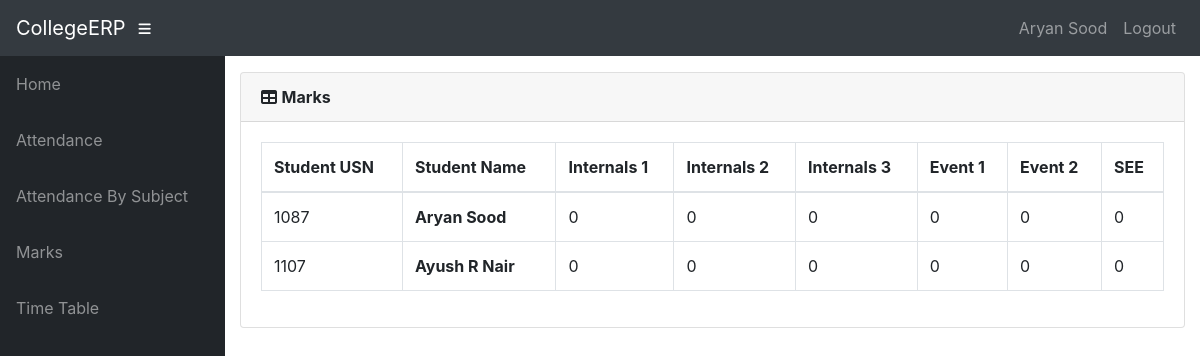
The page /info/teacher/2/Students/Marks/ (signed in) on the database its author committed.
### info/models.py (models this page shows, shortened)
class User(AbstractUser):
    @property
    def is_student(self):
        if hasattr(self, 'student'):
            return True
        return False

class Student(models.Model):
    user = models.OneToOneField(User, on_delete=models.CASCADE, null=True)
    class_id = models.ForeignKey(Class, on_delete=models.CASCADE, default=1)
    USN = models.CharField(primary_key='True', max_length=100)
    name = models.CharField(max_length=200)
    sex = models.CharField(max_length=50, choices=sex_choice, default='Male')
    DOB = models.DateField(default='1998-01-01')

class StudentCourse(models.Model):
    student = models.ForeignKey(Student, on_delete=models.CASCADE)
    course = models.ForeignKey(Course, on_delete=models.CASCADE)
    class Meta:
        unique_together = (('student', 'course'),)
        verbose_name_plural = 'Marks'

class Marks(models.Model):
    studentcourse = models.ForeignKey(StudentCourse, on_delete=models.CASCADE)
    name = models.CharField(max_length=50, choices=test_name, default='Internal test 1')
    marks1 = models.IntegerField(default=0, validators=[MinValueValidator(0), MaxValueValidator(100)])
    class Meta:
        unique_together = (('studentcourse', 'name'),)

### info/views.py (the view)
# urls.py: path('teacher/<int:assign_id>/Students/Marks/', views.student_marks, name='t_student_marks'),
@login_required()
def student_marks(request, assign_id):
    ass = Assign.objects.get(id=assign_id)
    sc_list = StudentCourse.objects.filter(student__in=ass.class_id.student_set.all(), course=ass.course)
    return render(request, 'info/t_student_marks.html', {'sc_list': sc_list})

### info/templates/info/t_student_marks.html
{% extends 'info/base.html' %}
    {% load static %}
    {% block content %}
                  <div class="card mb-3">
            <div class="card-header">
              <i class="fas fa-table"></i>
            <b>Marks</b></div>
            <div class="card-body">
              <div class="table-responsive">
                <table class="table table-bordered" id="dataTable" width="100%" cellspacing="0">
                  <thead>
                    <tr>
                        <th>Student USN</th>
                        <th>Student Name</th>
                        <th>Internals 1</th>
                        <th>Internals 2</th>
                        <th>Internals 3</th>
                        <th>Event 1</th>
                        <th>Event 2</th>
                        <th>SEE</th>
                    </tr>
                  </thead>
                  <tbody>
                    {% for sc in sc_list %}
                    <tr>
                        <td>{{ sc.student_id }}</td>
                        <td><b>{{ sc.student.name }} </b></td>
                        {% for m in sc.marks_set.all %}
                            <td>{{ m.marks1 }}</td>
                        {% endfor %}
                    </tr>
                    {% empty %}
                            <p>student has no courses</p>
                    {% endfor %}
                  </tbody>
                </table>
              </div>
            </div>
          </div>
    {% endblock %}

### info/templates/info/base.html (shortened to what this page needs)
<!DOCTYPE html>
<html lang="en">
  <head>
      {% load static %}
    <link href="{% static '/info/bootstrap/vendor/bootstrap/css/bootstrap.min.css' %}" rel="stylesheet">
    <link href="{% static '/info/bootstrap/vendor/fontawesome-free/css/all.min.css' %}" rel="stylesheet" type="text/css">
    <link href="{% static '/info/bootstrap/vendor/datatables/dataTables.bootstrap4.css' %}" rel="stylesheet">
    <link href="{% static '/info/bootstrap/css/sb-admin.css' %}" rel="stylesheet">
  </head>
  <body id="page-top">
    <nav class="navbar navbar-expand navbar-dark bg-dark static-top">
      <a class="navbar-brand mr-1" href="{% url 'index' %}">CollegeERP</a>
      <button class="btn btn-link btn-sm text-white order-1 order-sm-0" id="sidebarToggle" href="#">
        <i class="fas fa-bars"></i>
      </button>
        <div class="collapse navbar-collapse" id="navbarResponsive">
          <ul class="navbar-nav ml-auto">
            <li class="nav-item">
                {% if request.user.is_student %}
                    <a class="nav-link text-capitalize">{{ request.user.student.name }}</a>
                {% elif request.user.is_teacher %}
                    <a class="nav-link text-capitalize">{{ request.user.teacher.name }}</a>
                {% endif %}
            </li>
            <li class="nav-item">
                <a class="nav-link" href="#" data-toggle="modal" data-target="#logoutModal">Logout</a>
            </li>
          </ul>
        </div>
    </nav>
    <div id="wrapper">
      <ul class="sidebar navbar-nav">
            <li class="nav-item">
              <a class="nav-link" href="{% url 'index' %}">
                <span>Home</span>
              </a>
            </li>
        {% if request.user.is_student %}
            <li class="nav-item">
              <a class="nav-link" href="{% url 'attendance' request.user.student.USN %}">
                <span>Attendance</span>
              </a>
            </li>
            <li class="nav-item">
              <a class="nav-link" href="{% url 'attendance' request.user.student.USN %}">
                <span>Attendance By Subject</span>
              </a>
            </li>
            <li class="nav-item">
              <a class="nav-link" href="{% url 'marks_list' request.user.student.USN %}">
                <span>Marks</span>
              </a>
            </li>
              <li class="nav-item">
              <a class="nav-link" href="{% url 'timetable' request.user.student.class_id_id %}">
                <span>Time Table</span>
              </a>
            </li>
        {% endif %}
      </ul>
      <div id="content-wrapper">
        <div class="container-fluid">
            {% block content %}
            {% endblock %}
        </div>
      </div>
    </div>
  </body>
</html>

### rows shown on the page
User: user.student.name "Aryan Sood"
StudentCourse: student_id "1087", student.name "Aryan Sood"
Marks: marks1 "0"
Marks: marks1 "0"
Marks: marks1 "0"
Marks: marks1 "0"
Marks: marks1 "0"
Marks: marks1 "0"
StudentCourse: student_id "1107", student.name "Ayush R Nair"
Marks: marks1 "0"
Marks: marks1 "0"
Marks: marks1 "0"
Marks: marks1 "0"
Marks: marks1 "0"
Marks: marks1 "0"
